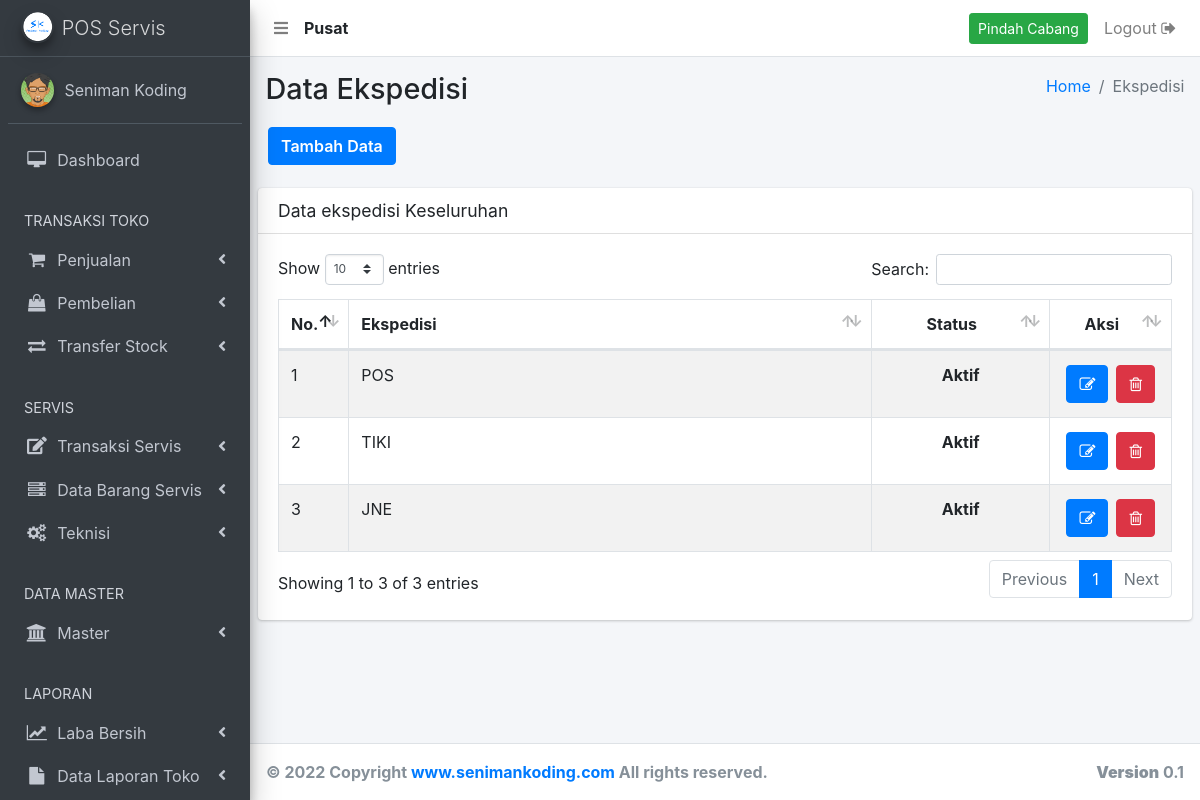
Page /ekspedisi.php (signed in) on the committed database.
### tables this page shows
CREATE TABLE `user` (
  `user_id` int(11) NOT NULL AUTO_INCREMENT,
  `user_nama` varchar(500) NOT NULL,
  `user_no_hp` varchar(250) NOT NULL,
  `user_alamat` text NOT NULL,
  `user_email` varchar(250) NOT NULL,
  `user_password` varchar(500) NOT NULL,
  `user_create` varchar(250) NOT NULL,
  `user_level` varchar(250) NOT NULL,
  `user_gaji_pokok` int(11) NOT NULL,
  `user_bonus` int(11) NOT NULL,
  `user_komisi_teknisi` int(11) NOT NULL,
  `user_status` varchar(250) NOT NULL,
  `user_cabang` int(11) NOT NULL,
  PRIMARY KEY (`user_id`)
);

CREATE TABLE `ekspedisi` (
  `ekspedisi_id` int(11) NOT NULL AUTO_INCREMENT,
  `ekspedisi_nama` varchar(500) NOT NULL,
  `ekspedisi_status` varchar(250) NOT NULL,
  `ekspedisi_cabang` int(11) NOT NULL,
  PRIMARY KEY (`ekspedisi_id`)
);

### _header-artibut.php (called while the page is built, shortened)
<?php
  	include 'aksi/functions.php';
    $userLoginCabang = mysqli_query( $conn, "select user_cabang from user where user_id = '".$_SESSION['user_id']."'");
    $sessionCabangData = mysqli_fetch_array($userLoginCabang);
    $sessionCabang     = $sessionCabangData['user_cabang'];
    if ( $sessionCabang < 1 ) {
      $tipeToko = "Pusat";
    } else {
      $tipeToko = "Cabang ".$sessionCabang;
    }
?>

### aksi/functions.php (called while the page is built, shortened)
<?php
include 'koneksi.php';
function query($query) {
	global $conn;
	$result = mysqli_query($conn, $query);
	$rows = [];
	while ( $row = mysqli_fetch_assoc($result) ) {
		$rows[] = $row;
	}
	return $rows;
}
?>

### ekspedisi.php (the view, shortened to what this page needs)
<?php
  include '_header.php';
  include '_nav.php';
  include '_sidebar.php';
?>
  <div class="content-wrapper">
    <section class="content-header">
      <div class="container-fluid">
        <div class="row mb-2">
          <div class="col-sm-6">
            <h1>Data Ekspedisi</h1>
          </div>
          <div class="col-sm-6">
            <ol class="breadcrumb float-sm-right">
              <li class="breadcrumb-item"><a href="bo">Home</a></li>
              <li class="breadcrumb-item active">Ekspedisi</li>
            </ol>
          </div>
          <div class="tambah-data">
          	<a href="ekspedisi-add" class="btn btn-primary">Tambah Data</a>
          </div>
        </div>
      </div>
    </section>
    <?php
    	$data = query("SELECT * FROM ekspedisi WHERE ekspedisi_cabang = $sessionCabang ORDER BY ekspedisi_id DESC");
    ?>
    <section class="content">
      <div class="row">
        <div class="col-12">
          <div class="card">
            <div class="card-header">
              <h3 class="card-title">Data ekspedisi Keseluruhan</h3>
            </div>
            <div class="card-body">
              <div class="table-auto">
                <table id="example1" class="table table-bordered table-striped">
                  <thead>
                  <tr>
                    <th style="width: 5%;">No.</th>
                    <th>Ekspedisi</th>
                    <th style="text-align: center; width: 20%;">Status</th>
                    <th style="text-align: center; width: 10%;">Aksi</th>
                  </tr>
                  </thead>
                  <tbody>
                  <?php $i = 1; ?>
                  <?php foreach ( $data as $row ) : ?>
                  <tr>
                    	<td><?= $i; ?></td>
                    	<td><?= $row['ekspedisi_nama']; ?></td>
                      <td style="text-align: center;">
                      	<?php
                      		if ( $row['ekspedisi_status'] === "1" ) {
                      			echo "<b>Aktif</b>";
                      		} else {
                      			echo "<b style='color: red;'>Tidak Aktif</b>";
                      		}
                      	?>
                      </td>
                      <td class="orderan-online-button">
                        <?php $id = $row["ekspedisi_id"]; ?>
                      	<a href="ekspedisi-edit?id=<?= $id; ?>" title="Edit Data">
                              <button class="btn btn-primary" type="submit">
                                 <i class="fa fa-edit"></i>
                              </button>
                          </a>
                          <a href="ekspedisi-delete?id=<?= $id; ?>" onclick="return confirm('Yakin dihapus ?')" title="Delete Data">
                              <button class="btn btn-danger" type="submit" name="hapus">
                                  <i class="fa fa-trash-o"></i>
                              </button>
                          </a>
                      </td>
                  </tr>
                  <?php $i++; ?>
              	<?php endforeach; ?>
                </tbody>
                </table>
              </div>
            </div>
          </div>
        </div>
      </div>
    </section>
  </div>
</div>
<?php include '_footer.php'; ?>
</body>
</html>

### _nav.php (shortened to what this page needs)
<nav class="main-header navbar navbar-expand navbar-white navbar-light">
    <ul class="navbar-nav">
      <li class="nav-item">
        <a class="nav-link" data-widget="pushmenu" href="#"><i class="fas fa-bars"></i></a>
      </li>
      <li class="nav-item" style="padding-top: 8px;">
        <?php
          echo "<b>".$tipeToko."</b>";
        ?>
      </li>
    </ul>
    <ul class="navbar-nav ml-auto">
      <?php if ( $levelLogin === "super admin" ) { ?>
      <li class="nav-item">
          <a class="btn btn-block btn-success btn-sm" data-toggle="modal" href='#modal-id-cabang' style="margin-top: 5px;">Pindah Cabang</a>
      </li>
      <?php } ?>
      <li class="nav-item">
        <a href="<?php echo "aksi/logout.php?logout";?>"onclick="return confirm('Apakah anda yakin logout ?')" class="nav-link">Logout <i class="fa fa-sign-out"></i>
        </a>
      </li>
    </ul>
  </nav>

### rows in the picture
user: user_cabang "Pusat"
ekspedisi: ekspedisi_nama "POS", ekspedisi_status "Aktif"
ekspedisi: ekspedisi_nama "TIKI", ekspedisi_status "Aktif"
ekspedisi: ekspedisi_nama "JNE", ekspedisi_status "Aktif"

### other values in the picture
$_SESSION['user_nama'] "Seniman Koding"
